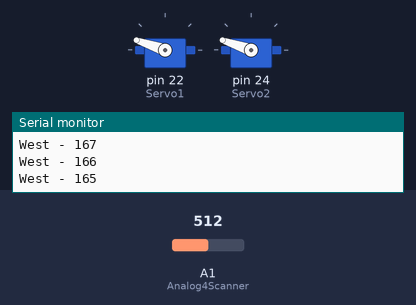
This sketch was run on a simulated Arduino Mega 2560, built with avr-gcc and run on an emulated ATmega2560. Shown: 2 × servo, the last lines printed to the serial monitor. The inputs (shaded band) are chosen by the test bench; at power-on: A1 (Analog4Scanner) = 512.

Above: at 2.18 s.
At 7.8 s:
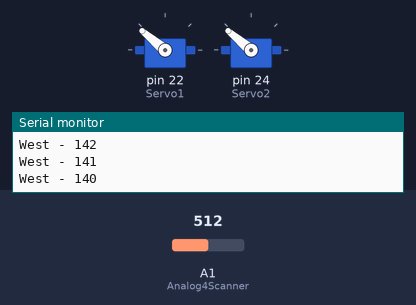
At 22.1 s:
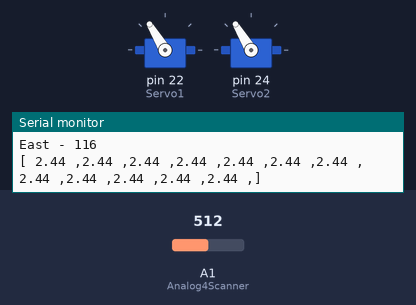
At 35.1 s:
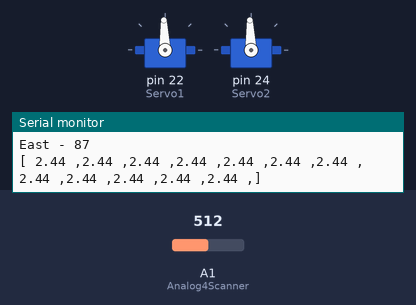
Timing chart, 0 to 36.6 s (numbered marks = the images above):
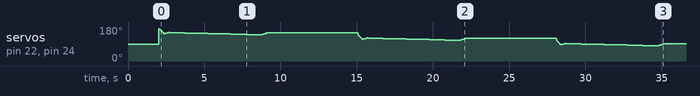

The sketch:

Solar_Panel_09_08_2021.ino
```cpp
// tom degrees  130,15
#include <Servo.h>
#define West 173
#define East 7
#define StartingPosition 0
#define SCANNER_INDICATOR_LED_1 13
#define SCANNER_INDICATOR_LED_2 12
#define Analog4Scanner A1
#define ScanStationsQuantity 29
int Position = StartingPosition;
int scanNum = 0;
Servo Servo1;
Servo Servo2;
int OneStepEast(){
  if (Borders()) {
    Position = Position + 1;
    Servo1.write(Position);
    Servo2.write(Position);
    Serial.print("East - ");
    Serial.println(Position);
    delay(50);
  }
}

int OneStepEastEnd(){
  if (Borders()) {
    Position = Position + 1;
    Servo1.write(Position);
    Servo2.write(Position);
    Serial.print("East - ");
    Serial.println(Position);
    delay(2);
  }
}

int OneStepWest(){
  if (Borders()) {
    Position = Position - 1;
    Servo1.write(Position);
    Servo2.write(Position);
    Serial.print("West - ");
    Serial.println(Position);
    delay(2);
  }
}

bool Borders () {
  if ((Position<(West+1))&&(Position>(East-1))) {
    return true;
  }
return false;
}
int GoEastUntilBorder () {
    while (Borders()) {
    OneStepEast();
    }
    Position = West;
   // Servo1.write(West);
}

int GoEastUntilBorderEnd () {
    while (Borders()) {
    OneStepEastEnd();
    }
    Position = West;
   // Servo1.write(West);
}
int GoWestUntilBorderWithScan () {
    while (Borders()) {
  if (Position%ScanStationsQuantity==0) {
    scanNum++;
    Serial.println("---------------- Scan ! ----------------   #");
    Serial.print(scanNum);
    Serial.println("");
    ScanAndWait();
  }
    OneStepWest();
    }
    Position = East;
   // Servo1.write(East);
}
int ScanAndWait () {
  int Best = ScanForBestPlace();
  Serial.println(Best);
  Servo1.write(Position+Best-6);
  Servo2.write(Position+Best-6);
  delay(6000);
}
int ScanForBestPlace () {
  double arr[12];
  for (int i = 0 ; i < 6 ; i++) {
    OneStepEast();
  }
  for (int i = 0 ; i < 12 ; i++) {
    OneStepWest();
    delay(500);
    arr[i] = (double)((double)(((analogRead(Analog4Scanner))*(double)100)/(double)145)/(double)145) ;

  }
  for (int i = 0 ; i < 6 ; i++) {
    OneStepEast();
  }
  PrintArray(arr,12);
  return (ReadMaxFromArray(arr,12));
}
int GoWestUntilBorder () {
    while (Borders()) {
    OneStepWest();
    }
    Position = East;
   // Servo1.write(East);
}
/////////////////// Array Manipulation Functions /////////////////////////
int ReadMaxFromArray (double a[],int s){
  int Max = 0;
  int index = 0;
  for (int i = 0 ; i < s ; i++){
    if(a[i]>Max){
      Max = a[i];
      index = i;
    }
  }
  return index;
}
void PrintArray(double a[],int s){
  Serial.print("[ ");
  for (int i = 0 ; i < s ; i++){
    Serial.print((double)a[i]);
    Serial.print(" ,");
  }
  Serial.println("]");
}
///////////////////////////////////////////////////////////////////////////
void setup() {
  Serial.begin(9600);
  delay(2000);
  Servo1.attach(22);
  Servo2.attach(24);
}
void loop(){

  Serial.println("############## Start ##############");
  GoEastUntilBorder();
  Serial.println("############## finished east ##############");
  GoWestUntilBorderWithScan ();
  Serial.println("############## finished west ##############");
  scanNum = 0;
  GoEastUntilBorder();
  Serial.println("############## finished returning back ##############");

  delay(100);

}
```
